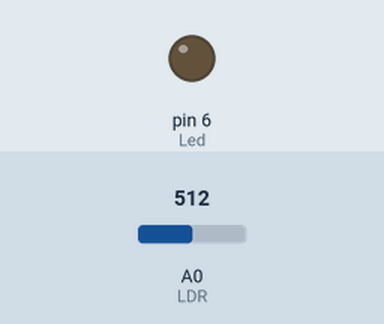
Simulated run of this sketch. Board: Arduino Uno, built with avr-gcc and run on an emulated ATmega328P. On the bench: output pins drawn as LEDs (lit = HIGH). Inputs (shaded band) come from the test bench; at power-on: A0 (LDR) = 512.

Above: at 1.2 s.
1.3 s: A0 (LDR) set to 313
2.8 s: A0 (LDR) set to 285
At 7.65 s:
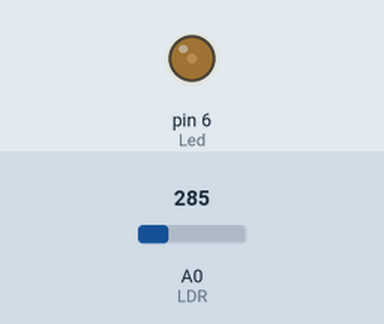
At 12.46 s:
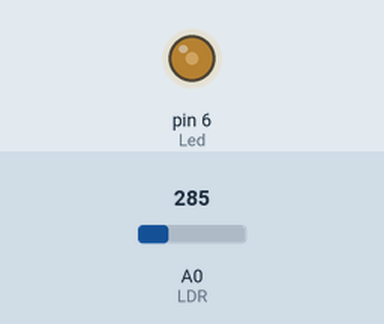
Timing chart, 0 to 17.3 s (numbered marks = the images above; inputs shaded):
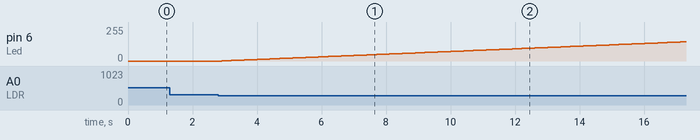

The sketch:

sensorLDR.ino
```cpp
const int LDR = 0;
const int Led = 6;
int valorLido = 0;
int pwm = 0;
int valorSombra = 300;

void setup(){
  pinMode(Led,OUTPUT);
}

void loop(){
  valorLido = analogRead(LDR);

  if(valorLido < valorSombra){
    analogWrite(Led,pwm);
    pwm++;
    delay(100);
  }
  else{
    digitalWrite(Led,LOW);
    pwm=0;
  }

  if(pwm > 255){
    pwm = 255;
  }
}
```

Measured:
- the behaviour switches between 300 and 299 on A0 (LDR) (found by bisection; images 0 and 1)
- after the input at 1.3 s, every drawn part: stays the same
- after the input at 2.8 s, pin 6 (Led): moves from 0/255 to 144/255 over 14.3 s, starting after 0.10 s
